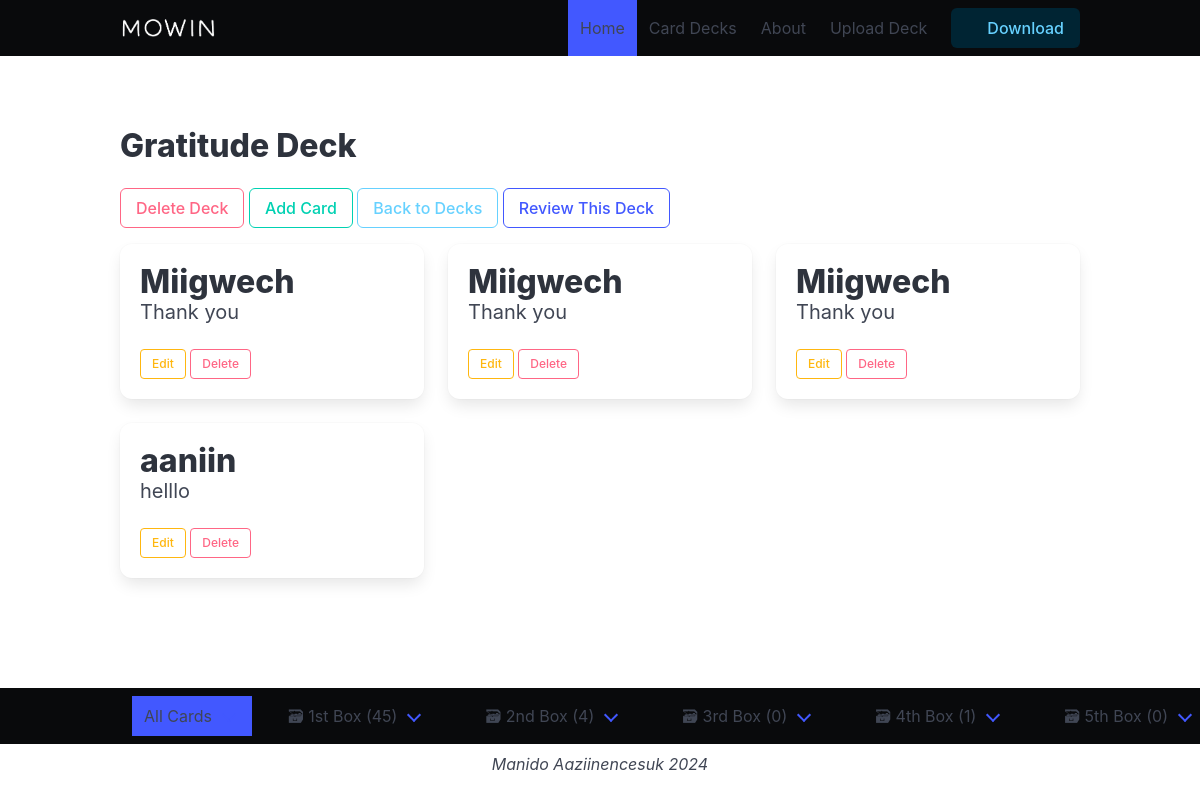
The page /decks/Gratitude/ on the database its author committed.
### cards/models.py (models this page shows, shortened)
class Card(models.Model):
    anishinaabemowin = models.CharField(max_length=100)
    english = models.CharField(max_length=100)
    subject = models.CharField(max_length=100)
    box = models.IntegerField(
        choices=zip(BOXES, BOXES),
        default=BOXES[0],
    )
    date_created = models.DateTimeField(auto_now_add=True)

### cards/views.py (the view)
# urls.py: path('decks/<str:subject>/', DeckDetailView.as_view(), name='deck-detail'),
class DeckDetailView(ListView):
    template_name = "cards/deck_detail.html"
    context_object_name = 'cards'
    def get_queryset(self):
        return Card.objects.filter(subject=self.kwargs['subject'])
    def get_context_data(self, **kwargs):
        context = super().get_context_data(**kwargs)
        context['subject'] = self.kwargs['subject']
        return context

### cards/templatetags/cards_tags.py (called while the page is built)
@register.inclusion_tag("cards/box_links.html")
def boxes_as_links():
    boxes = []
    for box_num in BOXES:
        card_count = Card.objects.filter(box=box_num).count()
        boxes.append({
            "number": box_num,
            "card_count": card_count,
        })
    return {"boxes": boxes}

### cards/templates/cards/deck_detail.html (shortened to what this page needs)
{% extends "cards/base.html" %}
{% block content %}
<section class="section">
    <div class="container">
        <h1 class="title">{{ subject }} Deck</h1>
        <div style="margin-bottom: 1rem;">
            <form action="{% url 'deck-delete' subject=subject %}" method="post" style="display: inline;"
                onsubmit="return confirm('Are you sure you want to delete the entire {{ subject }} deck?');">
                <button type="submit" class="button is-danger is-outlined">Delete Deck</button>
            </form>
            <a href="{% url 'card-create' %}?subject={{ subject }}" class="button is-primary is-outlined">Add Card</a>
            <a href="{% url 'deck-list' %}" class="button is-info is-outlined">Back to Decks</a>
            {% if cards %}
                <a href="{% url 'card-detail' subject=subject pk=cards.first.id %}" class="button is-link is-outlined" target="_blank">
                    Review This Deck
                </a>
            {% else %}
                <p>No cards in this deck to review.</p>
            {% endif %}
        </div>
        <div class="columns is-multiline">
            {% for card in cards %}
            <div class="column is-one-third">
                <div class="box">
                    <p class="title">{{ card.anishinaabemowin }}</p>
                    <p class="subtitle">{{ card.english }}</p>
                    <a href="{% url 'card-update' card.id %}" class="button is-small is-warning is-outlined">Edit</a>
                    <form action="{% url 'card-delete' card.id %}" method="post" style="display: inline;"
                        onsubmit="return confirm('Are you sure you want to delete this card?');">
                        <button type="submit" class="button is-small is-danger is-outlined">Delete</button>
                    </form>
                </div>
            </div>
            {% endfor %}
        </div>
    </div>
</section>
{% endblock %}

### cards/templates/cards/base.html (shortened to what this page needs)
<!DOCTYPE html>
<html lang="en">
    <head>
        {% load static %}
        <link rel="stylesheet" href="{% static 'bulma.css' %}">
    </head>
    <body class="hero">
        <header style="position: fixed; top: 0; left: 0; right: 0; z-index: 10;">
            <div class="hero-head has-background-black">
                <nav class="navbar">
                    <div class="container">
                        <div class="navbar-brand">
                            <a class="navbar-item">
                                <img src="{% static 'MOWIN.png' %}" alt="Logo" />
                            </a>
                        </div>
                        <div id="navbarMenuHeroB" class="navbar-menu">
                            <div class="navbar-end">
                                <a class="navbar-item is-active">Home</a>
                                <a class="navbar-item" href="{% url 'deck-list' %}">Card Decks</a>
                                <a class="navbar-item" href="{% url 'about' %}">About</a>
                                <a class="navbar-item" href="{% url 'cards-upload' %}">Upload Deck</a>
                                <span class="navbar-item">
                                    <a class="button is-info is-inverted">
                                        <span class="icon">
                                        </span>
                                        <span>Download</span>
                                    </a>
                                </span>
                            </div>
                        </div>
                    </div>
                </nav>
            </div>
        </header>
        <main style="padding-top: 2rem; padding-bottom: 2rem; overflow-y: auto; height: calc(100vh - 7rem);">
            <div class="hero-body">
                {% block content %}
                {% endblock %}
            </div>
        </main>
        <footer "position: fixed; bottom: 0;left: 0; right: 0; z-index: 10;" class="is-centered">
            <div class="is-centered has-background-black">
                {% include "cards/footer.html" %}
            </div>
            <p style="font-style: italic;" class="is-link has-text-centered mt-2">Manido Aaziinencesuk 2024</p>
        </footer>
    </body>
</html>

### cards/templates/cards/footer.html
{% load cards_tags %}
    <div class="hero-foot">
        <nav class="navbar">
            <div class="container">
                <ul class="navbar-menu is-centered">
                    <li class="navbar-item">
                        <a class="navbar-link is-active has-text-centered" href="{% url 'card-list' %}">All Cards</a>
                    </li>
                    {% boxes_as_links %}
                </ul>
            </div>
        </nav>
    </div>

### cards/templates/cards/box_links.html
{% load humanize %}
<nav class="navbar">
    <div class="container is-centered">
        <ul class="level ">
            {% for box in boxes %}
            <li class="navbar-end navbar-item ">
                <a class="navbar-link" href="{% url 'box' box_num=box.number %}">
                    🗃 {{ box.number | ordinal }} Box ({{ box.card_count }})
                </a>
            </li>
            {% endfor %}
        </ul>
    </div>
</nav>

### rows shown on the page
Card: anishinaabemowin "Miigwech", english "Thank you"
Card: anishinaabemowin "Miigwech", english "Thank you"
Card: anishinaabemowin "Miigwech", english "Thank you"
Card: anishinaabemowin "aaniin", english "helllo"

### other values the page prints
{{ subject }} "Gratitude"
{{ box.number | ordinal }} "1st" "2nd" "3rd" "4th" "5th"
{{ box.card_count }} "45" "4" "0" "1" "0"
